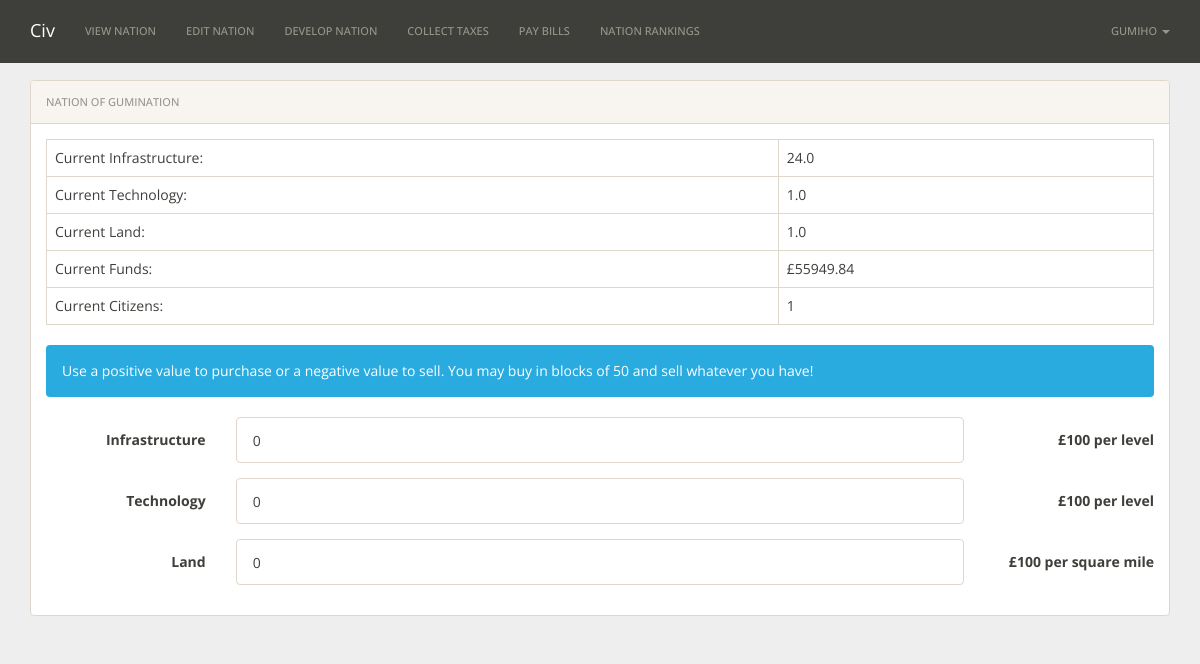
The page /expand/1/ (signed in) on the database its author committed.
### nations/models.py (models this page shows)
class Nation(models.Model):
    user = models.OneToOneField(User)
    nation_name = models.CharField(max_length=30)
    funds = models.DecimalField(default=10000.00, max_digits=19, decimal_places=2)
    government = models.CharField(max_length=30, default='Democratic')
    religion = models.CharField(max_length=30, default='None')
    infrastructure = models.FloatField(default=1.00)
    technology = models.FloatField(default=1.00)
    land = models.FloatField(default=1.00)
    resource1 = models.CharField(max_length=200)
    resource2 = models.CharField(max_length=200)
    peaceful = models.BooleanField(default=False)
    paid_bills = models.DateField()
    collect_taxes = models.DateField()
    tax_rate = models.IntegerField(default=20)
    citizens = models.IntegerField(default=1)

### nations/views.py (the view)
# urls.py: url(r'^expand/(?P<pk>\d+)/$', views.expandNationView.as_view(), name='expandNnation'),
class expandNationView(UpdateView, ModelFormMixin):
	model = Nation
	form_class = extendForm
	def get(self, request, pk):
		nation = Nation.objects.get(pk=pk)
		if request.user != nation.user:
			return redirect('noEntry')
		else:
			if request.GET.has_key('funds'):
				if request.GET['funds'] == 'True':
					error = True
				else:
					error = False
			else:
				error = False
			costs = {'infracost': self.calculate_cost(nation.infrastructure,1), 'techcost': self.calculate_cost(nation.technology,1), 'landcost': self.calculate_cost(nation.land,1)}
			return render_to_response('nations/nation_extend.html',{'form': extendForm(instance=nation), 'nation': Nation.objects.get(pk=pk), 'costs': costs, 'error': error},RequestContext(request))
	def post(self, request, pk):
		nation = Nation.objects.get(pk=pk)
		if request.user != nation.user:
			return redirect('noEntry')
		else:
			data = request.POST
			new_infrastructure = nation.infrastructure + int(data['infrastructure'])
			new_technology = nation.technology + int(data['technology'])
			new_land = nation.land + int(data['land'])
			cost = Decimal(self.calculate_cost(nation.infrastructure,int(data['infrastructure']))) + int(self.calculate_cost(nation.technology,int(data['technology']))) + int(self.calculate_cost(nation.land,int(data['land'])))
			if cost <= nation.funds:
				nation.infrastructure = new_infrastructure
				nation.technology = new_technology
				nation.land = new_land
				nation.citizens = int(new_infrastructure*5+new_land*2)
				nation.funds = nation.funds - cost
				nation.save()
				return redirect('/expand/' + pk)
			else:
				return redirect('/expand/' + pk + '?funds=True')
	def calculate_cost(self,level,amount):
		if amount == 0:
			cost = 0
		elif amount > 0:
			if level < 100:
				cost = 100 * amount
			elif level >= 100 and level < 1000:
				cost = 200 * amount
			elif level >= 1000 and level < 2000:
				cost = 400 * amount
			elif level >= 2000 and level < 3000:
				cost = 800 * amount
			else:
				cost = 1000 * amount
		else:
			cost = 5 * amount
		return cost

### nations/forms.py
class extendForm(forms.ModelForm):
   	class Meta:
		model = Nation
		fields = ['infrastructure','technology','land']

### nations/static/templates/nations/nation_extend.html (shortened to what this page needs)
{% extends "base.html" %}
{% block content %}
<div class="container">
	<div class="panel panel-default">
	    <div class="panel-heading">Nation of {{nation.nation_name}}</div>
	    <div class="panel-body">
	    	<table class="table table-bordered">
					<tr>
						<td>Current Infrastructure:</td>
						<td>{{nation.infrastructure}}</td>
					</tr>
					<tr>
						<td>Current Technology: </td>
						<td>{{nation.technology}}</td>
					</tr>
					<tr>
						<td>Current Land: </td>
						<td>{{nation.land}}</td>
					</tr>
					<tr>
						<td>Current Funds:</td>
						<td>£{{nation.funds}}</td>
					</tr>
					<tr>
						<td>Current Citizens:</td>
						<td>{{nation.citizens}}</td>
					</tr>
			</table>
			<div class="alert alert-info" role="alert">Use a positive value to purchase or a negative value to sell. You may buy in blocks of 50 and sell whatever you have!</div>
	    	<form class="form-horizontal" action="" role="form" method="post">
	    		<div class="form-group">
	    			<label for="infrastructure" class="col-sm-2 control-label">Infrastructure</label>
	    			<div class="col-sm-8">
	    				<input type="number" class="form-control" step="1" min="-{{nation.infrastructure}}" max="50" value="0" name="infrastructure">
	    			</div>
	    			<label for="infrastructure" class="col-sm-2 control-label">£{{costs.infracost}} per level</label>
	    		</div>
	    		<div class="form-group">
	    			<label for="technology" class="col-sm-2 control-label">Technology</label>
	    			<div class="col-sm-8">
	    				<input type="number" class="form-control" step="1" min="-{{nation.technology}}" max="50" value="0" name="technology">
	    			</div>
	    			<label for="technology" class="col-sm-2 control-label">£{{costs.techcost}} per level</label>
	    		</div>
	    		<div class="form-group">
	    			<label for="land" class="col-sm-2 control-label">Land</label>
	    			<div class="col-sm-8">
	    				<input type="number" class="form-control" step="1" max="50" min="-{{nation.land}}" value="0" name="land">
	    			</div>
	    			<label for="land" class="col-sm-2 control-label">£{{costs.landcost}} per square mile</label>
	    		</div>
		    </form>
		</div>
	</div>
</div>
{% endblock %}

### nations/static/templates/base.html (shortened to what this page needs)
<!DOCTYPE html>
<html>
  <head>{% load staticfiles %}
    <link href="{% static 'css/sandstone.min.css' %}" rel="stylesheet" media="screen">
    <link href="{% static 'css/style.css' %}" rel="stylesheet" media="screen">
    <link href="{% static 'css/bootstrap-table.min.css' %}" rel="stylesheet" media="screen">
    <link href="https://gitcdn.github.io/bootstrap-toggle/2.0.0/css/bootstrap-toggle.min.css" rel="stylesheet">
  </head>
  <body>
    <nav class="navbar navbar-default navbar-fixed-top" role="navigation">
      <div class="container">
        <div class="navbar-header">
          <a class="navbar-brand" href="/">Civ</a>
        </div>
        <div id="navbar" class="collapse navbar-collapse">
          <ul class="nav navbar-nav">
            {% if user.is_anonymous %}
            <li {% if request.><a href="/nation/{{user.nation.id}}">View Nation</a></li>
            <li><a href="/edit/{{user.nation.id}}">Edit Nation </a></li>
            <li><a href="/expand/{{user.nation.id}}">Develop Nation </a></li>
            <li><a href="/taxes/{{user.nation.id}}">Collect Taxes </a></li>
            <li><a href="/bills/{{user.nation.id}}">Pay Bills </a></li>
            <li><a href="/rank">Nation Rankings </a></li>
          </ul>
          <ul class="nav navbar-nav navbar-right">
            {% if user.is_anonymous %}
              <li>
                <a href="/register/">Sign Up</a>
              </li>
              <li>
                <a href="{% url 'django.contrib.auth.views.login' %}">Login</a>
              </li>
            {% else %}
              <li class="dropdown" id="menuLogin">
                <a class="dropdown-toggle" href="#" data-toggle="dropdown" id="navLogin">{{ user }} <span class="caret"></span></a>
              </li>
            {% endif %}
          </ul>
        </div>
      </div>
    </nav>
	{% block content %}{% endblock %}
  </body>
</html>

### nations/static/css/style.css (style rules this page uses)
body { padding-top: 80px; background-color: #eee; font-family: 'Open Sans', sans-serif!important; }
ul.nav.navbar-nav li a { line-height: 22px !important; }

### rows shown on the page
Nation: nation_name "GUMINATION", infrastructure "24.0", technology "1.0", land "1.0", funds "55949.84", citizens "1"

### other values the page prints
{{ user }} "GUMIHO"
{{ costs.infracost }} "100"
{{ costs.techcost }} "100"
{{ costs.landcost }} "100"
